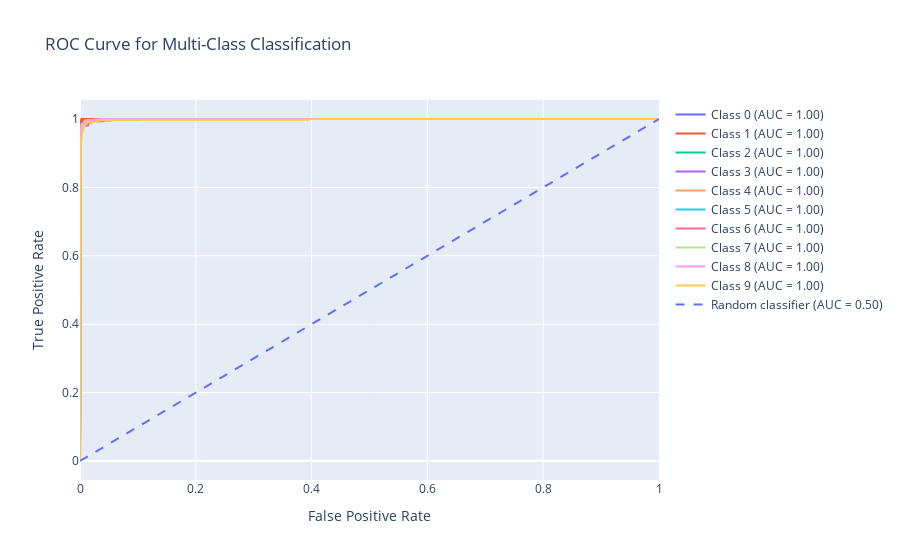

This figure's notebook cell:
### Code cell
import plotly.graph_objects as go

# Create an empty list to store the ROC curve traces
roc_traces = []

for i in range(n_classes):
    fpr, tpr, _ = roc_curve(all_labels_bin[:, i], all_outputs[:, i])
    roc_auc = auc(fpr, tpr)
    
    # Create a plotly trace for each class
    trace = go.Scatter(
        x=fpr, y=tpr, mode='lines', name=f'Class {i} (AUC = {roc_auc:.2f})'
    )
    roc_traces.append(trace)

# Plotting the diagonal line (random classifier line)
random_line = go.Scatter(
    x=[0, 1], y=[0, 1], mode='lines', line=dict(dash='dash'), name='Random classifier (AUC = 0.50)'
)

# Combine the traces
roc_traces.append(random_line)

# Create layout
layout = go.Layout(
    title="ROC Curve for Multi-Class Classification",
    xaxis=dict(title="False Positive Rate"),
    yaxis=dict(title="True Positive Rate"),
    showlegend=True
)

# Create the figure with all traces and layout
fig = go.Figure(data=roc_traces, layout=layout)

# Show the plot
fig.show()
